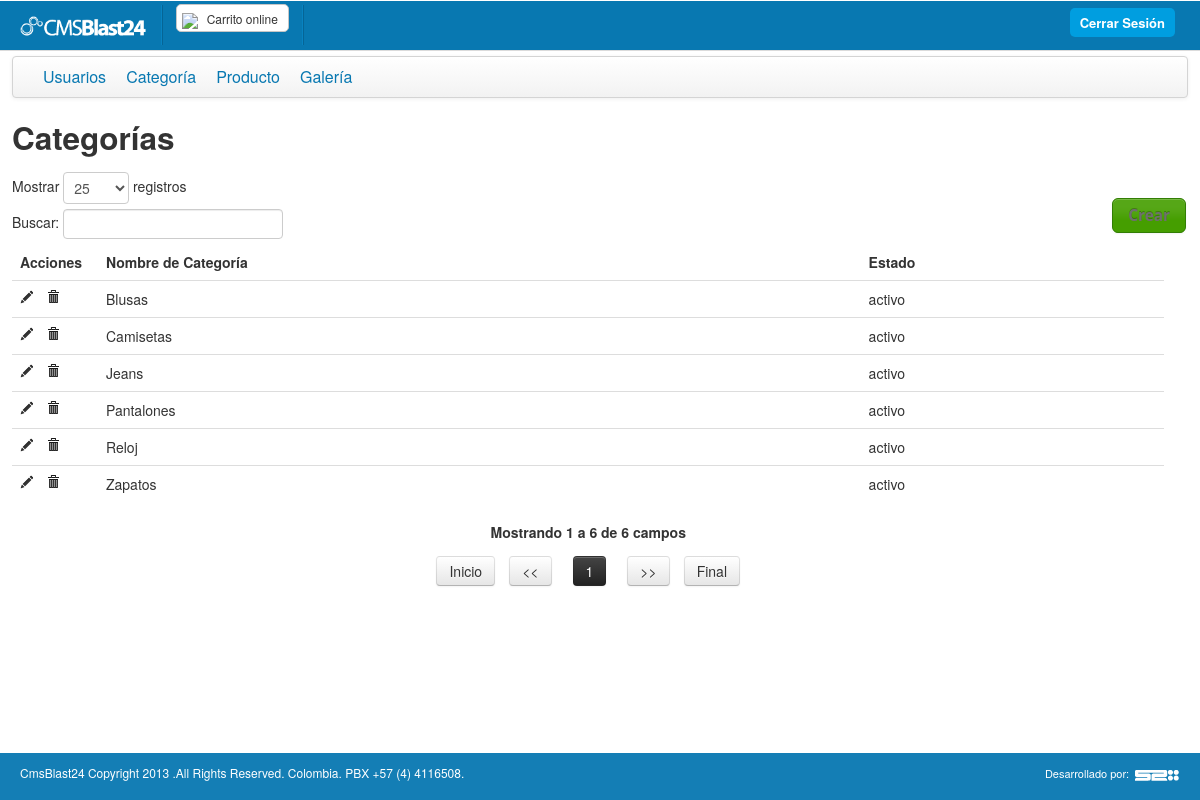
The page /desarrollo/categoria.php (signed in) on the database its author committed.
### tables this page shows
CREATE TABLE IF NOT EXISTS `tiendaonline_categoria` (
  `categoria_id` int(11) NOT NULL AUTO_INCREMENT,
  `categoria_nombre` varchar(100) DEFAULT NULL,
  `categoria_estado` varchar(30) DEFAULT NULL,
  `categoria_dtcreate` datetime NOT NULL,
  PRIMARY KEY (`categoria_id`)
);

### desarrollo/lib/ConectionDb.php (called while the page is built, shortened)
<?php
class ConectionDb {
    private $host, $user, $pass, $db, $connection, $server_date;
    public function __construct() {
        try {
            $this->host = "localhost";
            $this->user = "root";
            $this->pass = "";
            $this->db = "tiendaonline_db";
            $this->connection = NULL;
        } catch (PDOException $e) {
            $this->error_connection = $e->getMessage();
        }
        return $this->connection;
    }
    public function openConect() {
        try {
            $this->connection =mysql_connect($this->host, $this->user, $this->pass);
        } catch (PDOException $e) {
            $this->error_conexion = $e->getMessage();
        }
        return $this->connection;
    }
}
?>

### desarrollo/lib/ControllerCategoria.php (called while the page is built, shortened)
<?php
class ControllerCategoria {
    private $conexion, $CDB, $op, $id, $euid, $sdid;
    private $UTILITY;
    private $response;
    function __construct() {
        $this->CDB = new ConectionDb();
        $this->UTILITY = new Util();
        $this->conexion = $this->CDB->openConect();
        $rqst = $_REQUEST;
        $this->op = isset($rqst['op']) ? $rqst['op'] : '';
    }
    public function categoriaget() {
        $this->conexion = is_resource($this->conexion) ? $this->conexion : $this->CDB->openConect();
        $q = "SELECT * FROM tiendaonline_categoria ORDER BY categoria_nombre ASC";
        $con = mysql_query($q, $this->conexion) or die(mysql_error() . "***ERROR: " . $q);
        $resultado = mysql_num_rows($con);
        $arr = array();
        while ($obj = mysql_fetch_object($con)) {
            $arr[] = array(
                'id' => $obj->categoria_id,
                'nombre' => ($obj->categoria_nombre),
                'habilitado' => ($obj->categoria_estado),
                'dtcreate' => ($obj->categoria_dtcreate));
        }
        $q1 = "SELECT categoria_nombre FROM tiendaonline_categoria,tiendaonline_producto WHERE categoria_id=product_categoria_id";
        $con1 = mysql_query($q1, $this->conexion) or die(mysql_error() . "***ERROR: " . $q1);
        $arr1 = array();
        while ($obj1 = mysql_fetch_object($con1)) {
            $arr1[] = array(
                'nombre' => ($obj1->categoria_nombre));
        }
        if ($resultado > 0) {
            $arrjson = array('output' => array('valid' => true, 'response' => $arr, 'response1' => $arr1));
        } else {
            $arrjson = $this->UTILITY->error_no_result();
        }
        $this->response = ($arrjson);
    }
    public function getResponse() {
        $this->CDB->closeConect();
        return $this->response;
    }
}
?>

### desarrollo/categoria.php (the view, shortened to what this page needs)
<?php
$CATEGORIA = new ControllerCategoria();
$CATEGORIA->categoriaget();
$arrCategoria = $CATEGORIA->getResponse();
$isvalid = $arrCategoria['output']['valid'];
$arrCategoria = $arrCategoria['output']['response'];
?>
<!DOCTYPE html>
<html>
    <head>
        <?php include 'include/generic_head.php'; ?>
    </head>
    <body>
        <header>
            <?php
            include 'include/generic_header.php';
            ?>
        </header>
        <section id="section_wrap">
            <div class="container">
                <?php
                include 'include/generic_navbar.php';
                ?>
            </div>
            <div class="container">
                <h2>Categorías</h2>
                <a href="#" id="crearcategoria" class="btn btn-info botoncrear">Crear</a>
                <div>
                    <table class="table table-hover dyntable" id="dynamictable">
                        <thead>
                            <tr>
                                <th class="head0" style="width: 70px;">Acciones</th>
                                <th class="head1">Nombre de Categoría</th>
                                <th class="head1">Estado</th>
                            </tr>
                        </thead>
                        <colgroup>
                            <col class="con0" />
                            <col class="con1" />
                            <col class="con0" />
                        </colgroup>
                        <tbody>
                            <?php
                            $c = count($arrCategoria);
                            if ($isvalid) {
                                for ($i = 0; $i < $c; $i++) {
                                    ?>
                                    <tr class="gradeC">
                                        <td class="con0">
                                            <a href="#" onclick="CATEGORIA.editdata(<?php echo $arrCategoria[$i]['id']; ?>);"><span class="icon-pencil"></span></a><span>&nbsp;&nbsp;</span>
                                            <a href="#" onclick="CATEGORIA.deletedata(<?php echo $arrCategoria[$i]['id']; ?>);"><span class="icon-trash"></span></a><span>&nbsp;&nbsp;</span>
                                        </td>
                                        <td class="con1"><?php echo $arrCategoria[$i]['nombre']; ?></td>
                                        <td class="con1"><?php echo $arrCategoria[$i]['habilitado']; ?></td>
                                    </tr>
                                    <?php
                                }
                            }
                            ?>
                        </tbody>
                    </table>
                </div>
            </div>
        </section>
        <footer id="footer_wrap">
            <?php include 'include/generic_footer.php'; ?>
        </footer>
        <link rel="stylesheet" media="screen" href="css/dynamictable.css" type="text/css" />
    </body>
</html>

### desarrollo/include/generic_head.php (shortened to what this page needs)
<link href="css/cmsblast24.css" rel="stylesheet" type="text/css">
<link rel="stylesheet" type="text/css" href="css/app.css" />
<link rel="stylesheet" type="text/css" href="css/global.css">
<link rel="stylesheet" type="text/css" href="css/bootstrap/bootstrap.css" />
<link rel="stylesheet" type="text/css" href="css/menu.css" />
<link rel="stylesheet" media="screen" href="css/sunny/jquery-ui-1.10.2.custom.min.css" type="text/css" />

### desarrollo/include/generic_header.php
<div id="header">
    <div id="hLogo">
        <img src="images/logocmsblast.png" >
    </div>
    <div class="linea"></div>
    <div id="hLogoCliente">
        <div  class="imgLogoCliente"><img src="images/"></div>
        <div class="TexLogoCliente">Carrito online</div>
    </div>
    <div class="linea"></div>
    <div id="boxRight">
        <a  class="btn_salirPrin" href="logout.php">Cerrar Sesión</a>
    </div>
</div>

### desarrollo/include/generic_navbar.php (shortened to what this page needs)
<div class="navbar">
    <div class="navbar-inner">
        <ul class="menu">
            <li><a href="usuario.php">Usuarios</a></li>
            <li><a href="categoria.php">Categoría</a></li>
            <li><a href="producto.php">Producto</a></li>
            <li><a href="galerias.php">Galería</a></li>
        </ul>
    </div>
</div>

### desarrollo/include/generic_footer.php
<div id="footer">
    <div id="contenidofooter">
        <div id="footerCopy">CmsBlast24 Copyright 2013 .All Rights Reserved. Colombia. PBX +57 (4) 4116508.</div>
        <div id="footerDesar">
            <div id="logosecu" >
               <a href="http://www.secuencia24.com/" target="_blank"><img src="images/logo_secuencia24.png" width="46" height="14"></a>
            </div>
            <div id="texDes">Desarrollado por:</div>
        </div>
    </div>
</div>

### desarrollo/css/cmsblast24.css (style rules this page uses)
a:link { color: #6f6f6f; }
#header { margin:1px auto 5px; box-sizing: border-box; -moz-box-sizing: border-box; background:#0878b1; padding-top:1px; min-height:50px; overflow:auto; border-bottom: 1px solid #dbdbdb; width:100%; }
.linea { margin: 3px 3px; border-left:1px solid #0883c2; background:#056596; height: 40px; width: 1px; float:left; }
#section_wrap { padding-bottom:4%; height:100%; }
#hLogo { float:left; margin: 10px 10px 0px 20px; }
#hLogo img { height:30px; width:auto; }
#hLogoCliente { float:left; background:#fff; padding:2px 5px; margin: 2px 10px; border:1px solid #c6c6c6; border-radius: 5px; -ms-border-radius: 5px; -moz-border-radius: 5px; -webkit-border-radius: 5px; -khtml-border-radius: 5px; font-size:12px; }
.imgLogoCliente { display:inline-block; vertical-align:middle; }
.imgLogoCliente img { height:33px; width:auto; }
.TexLogoCliente { display:inline-block; margin:0 5px; vertical-align:middle; }
#boxRight { float: right; padding:5px; margin: 5px 20px; width:auto; }
a.btn_salirPrin { border:none; cursor:pointer; color:#FFF !important; text-decoration:none; font-size:13px; padding: 5px 10px; font-weight:bold; color:#fff; background-color: #009EE0; -webkit-border-radius: 5px; border-radius: 5px; }
#contenidofooter { float: left; min-height:47px; width:100%; margin:10px 0 0 0; background: rgba(8,120,177,0.95); }
#footer { box-sizing: border-box; -moz-box-sizing: border-box; bottom:0; height:auto; width:100%; position:fixed; bottom:0; width: }
#footerCopy { float:left; width:auto; margin-left:20px; margin-top:10px; color: #fff; font-size:12px; }
#footerDesar { float:right; margin-right:20px; width:auto; font-size:11px; }
#logosecu { float:right; width:46px; margin-top:10px; }
#texDes { float:right; width:auto; margin-top:10px; margin-right:5px; color:#fff; font-size:11px; }

### desarrollo/css/global.css (style rules this page uses)
ol,ul { list-style:none; }

### desarrollo/css/menu.css (style rules this page uses)
ul.menu, ul.menu ul, ul.menu li, ul.menu a { margin: 0; padding: 0; border: none; outline: none; }
ul.menu li { position: relative; list-style: none; float: left; display: block; height: 40px; }
ul.menu li a { display: block; padding: 0 10px; margin: 2px 0; line-height: 36px; text-decoration: none; font-family: Helvetica Neue, Helvetica, Arial, sans-serif; font-weight: lighter; font-size: 16px; color: #0878B1; }

### desarrollo/css/dynamictable.css (style rules this page uses)
.botoncrear { position: relative; top: 30px; float: right; }

### rows shown on the page
tiendaonline_categoria: categoria_nombre "Blusas", categoria_estado "activo"
tiendaonline_categoria: categoria_nombre "Camisetas", categoria_estado "activo"
tiendaonline_categoria: categoria_nombre "Jeans", categoria_estado "activo"
tiendaonline_categoria: categoria_nombre "Pantalones", categoria_estado "activo"
tiendaonline_categoria: categoria_nombre "Reloj", categoria_estado "activo"
tiendaonline_categoria: categoria_nombre "Zapatos", categoria_estado "activo"
